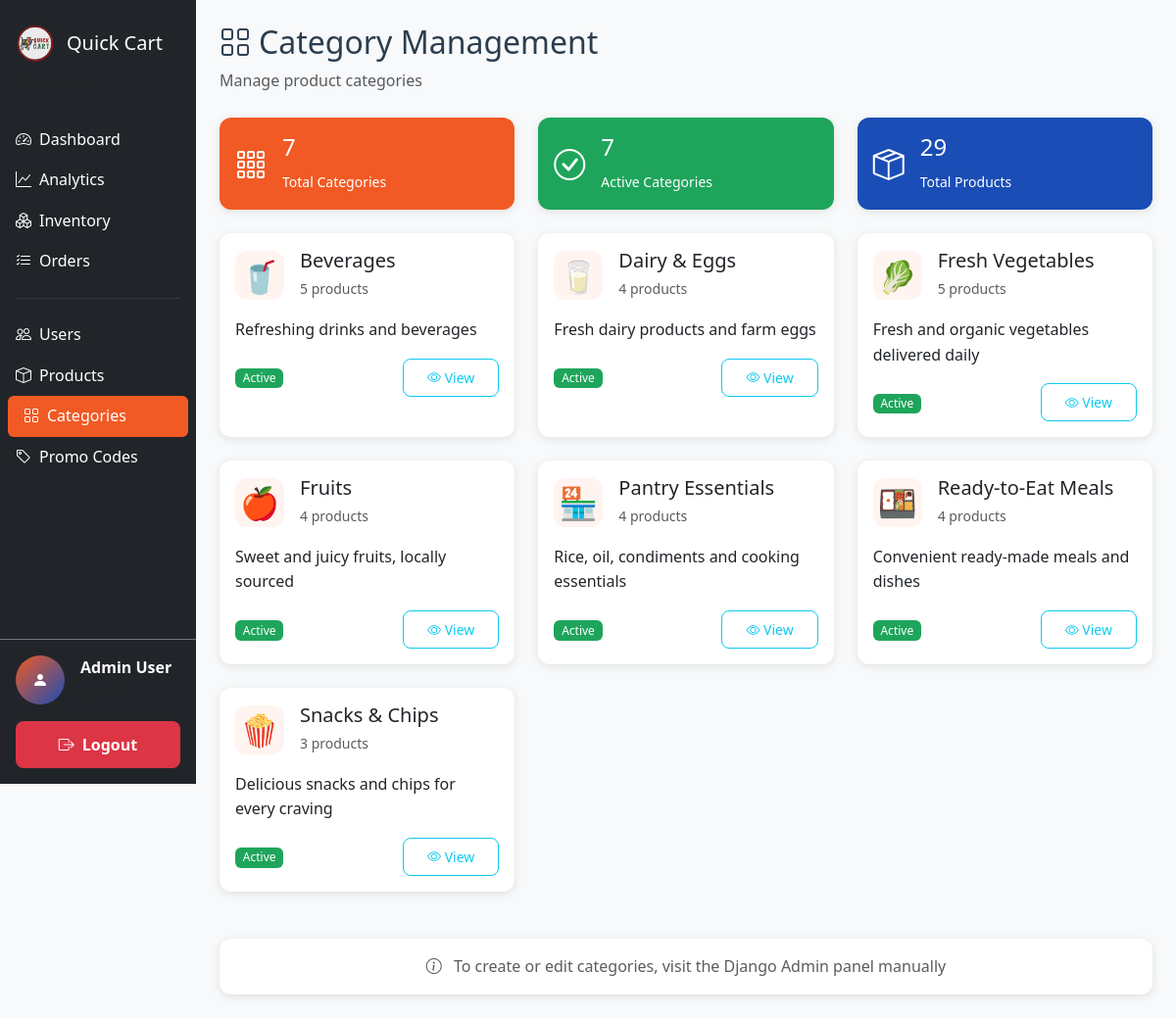
Screenshot of /dashboard/categories/ (signed in) with the database file from the repository.
### accounts/models.py (models this page shows, shortened)
class User(AbstractUser):
    ROLE_CHOICES = [
        ('customer', 'Customer'),
        ('staff', 'Staff'),
        ('rider', 'Rider'),
        ('admin', 'Admin'),
    ]
    role = models.CharField(max_length=20, choices=ROLE_CHOICES, default='customer')
    phone_number = models.CharField(max_length=15, blank=True)
    address = models.TextField(blank=True)
    is_first_time_customer = models.BooleanField(default=True)
    suki_points = models.IntegerField(default=0)
    total_orders = models.IntegerField(default=0)
    created_at = models.DateTimeField(auto_now_add=True)
    updated_at = models.DateTimeField(auto_now=True)

### store/models.py (models this page shows, shortened)
class Category(models.Model):
    name = models.CharField(max_length=100, unique=True)
    slug = models.SlugField(max_length=100, unique=True)
    description = models.TextField(blank=True)
    image = models.ImageField(upload_to='categories/', blank=True, null=True)
    is_active = models.BooleanField(default=True)
    created_at = models.DateTimeField(auto_now_add=True)
    class Meta:
        verbose_name_plural = 'Categories'
        ordering = ['name']

### dashboard/views.py (the view)
# urls.py: path('categories/', views.category_management, name='category_management'),
@login_required
def category_management(request):
    if request.user.role != 'admin':
        messages.error(request, 'Access denied.')
        return redirect('dashboard:home')
    categories = Category.objects.annotate(
        product_count=Count('products')
    ).order_by('name')
    total_products = Product.objects.count()
    context = {
        'categories': categories,
        'total_products': total_products,
    }
    return render(request, 'dashboard/category_management.html', context)

### cart/context_processors.py (called while the page is built)
def cart_context(request):
    try:
        cart = get_or_create_cart(request)
        return {
            'cart': cart,
            'cart_total_items': cart.get_total_items(),
            'cart_total_price': cart.get_total_price(),
        }
    except:
        return {
            'cart': None,
            'cart_total_items': 0,
            'cart_total_price': 0,
        }

### cart/models.py (called while the page is built)
    def get_total_price(self):
        return sum(item.get_total_price() for item in self.items.all())

    def get_total_items(self):
        return sum(item.quantity for item in self.items.all())

### store/context_processors.py (called while the page is built)
def categories_context(request):
    return {
        'categories': Category.objects.filter(is_active=True).order_by('name')
    }

### templates/dashboard/category_management.html (shortened to what this page needs)
{% extends 'dashboard/admin_base.html' %}
{% block admin_content %}
<div class="mb-4">
    <h2><i class="bi bi-grid me-2"></i>Category Management</h2>
    <p class="text-muted">Manage product categories</p>
</div>
<div class="row mb-4">
    <div class="col-md-4">
        <div class="card bg-primary text-white">
            <div class="card-body">
                <div class="d-flex align-items-center">
                    <i class="bi bi-grid-3x3-gap me-3" style="font-size: 2rem;"></i>
                    <div>
                        <h4>{{ categories|length }}</h4>
                        <small>Total Categories</small>
                    </div>
                </div>
            </div>
        </div>
    </div>
    <div class="col-md-4">
        <div class="card bg-success text-white">
            <div class="card-body">
                <div class="d-flex align-items-center">
                    <i class="bi bi-check-circle me-3" style="font-size: 2rem;"></i>
                    <div>
                        <h4>{{ categories|length }}</h4>
                        <small>Active Categories</small>
                    </div>
                </div>
            </div>
        </div>
    </div>
    <div class="col-md-4">
        <div class="card bg-info text-white">
            <div class="card-body">
                <div class="d-flex align-items-center">
                    <i class="bi bi-box-seam me-3" style="font-size: 2rem;"></i>
                    <div>
                        <h4>{{ total_products }}</h4>
                        <small>Total Products</small>
                    </div>
                </div>
            </div>
        </div>
    </div>
</div>
<div class="row">
    {% for category in categories %}
    <div class="col-lg-4 col-md-6 mb-4">
        <div class="card h-100">
            <div class="card-body">
                <div class="d-flex align-items-center mb-3">
                    <div class="category-icon me-3">
                        {% if 'vegetable' in category.name|lower %}🥬
                        {% elif 'fruit' in category.name|lower %}🍎
                        {% elif 'snack' in category.name|lower %}🍿
                        {% elif 'beverage' in category.name|lower %}🥤
                        {% elif 'meal' in category.name|lower %}🍱
                        {% elif 'dairy' in category.name|lower %}🥛
                        {% elif 'pantry' in category.name|lower %}🏪
                        {% else %}📦{% endif %}
                    </div>
                    <div>
                        <h5 class="card-title mb-1">{{ category.name }}</h5>
                        <small class="text-muted">{{ category.products.count }} products</small>
                    </div>
                </div>
                <p class="card-text">{{ category.description|truncatechars:100 }}</p>
                <div class="d-flex justify-content-between align-items-center">
                    <div>
                        {% if category.is_active %}
                        <span class="badge bg-success">Active</span>
                        {% else %}
                        <span class="badge bg-secondary">Inactive</span>
                        {% endif %}
                    </div>
                    <button class="btn btn-sm btn-outline-info"
                            data-bs-toggle="modal"
                            data-bs-target="#categoryModal{{ category.id }}">
                        <i class="bi bi-eye"></i> View
                    </button>
                </div>
            </div>
        </div>
    </div>
    {% endfor %}
</div>
<div class="card mt-4">
    <div class="card-body text-center">
        <i class="bi bi-info-circle text-muted me-2"></i>
        <span class="text-muted">To create or edit categories, visit the Django Admin panel manually</span>
    </div>
</div>
{% endblock %}

### templates/dashboard/admin_base.html (shortened to what this page needs)
{% load static %}
<!DOCTYPE html>
<html lang="en">
<head>
    <link href="https://cdn.jsdelivr.net/npm/bootstrap@5.3.0/dist/css/bootstrap.min.css" rel="stylesheet">
    <link href="https://cdn.jsdelivr.net/npm/bootstrap-icons@1.10.0/font/bootstrap-icons.css" rel="stylesheet">
    <link href="{% static 'css/style.css' %}" rel="stylesheet">
</head>
<body class="bg-light">
    <div class="container-fluid p-0">
        <div class="admin-sidebar d-none d-md-block bg-dark text-white" style="width: 16.666667%; z-index: 1000;">
            <div class="d-flex flex-column h-100">
                    <div class="px-3 py-4">
                        <div class="d-flex align-items-center mb-2">
                            <img src="{% static 'img/logo.png' %}" alt="Quick Cart Logo" style="height: 40px; width: auto; margin-right: 0.75rem;">
                            <div>
                                <h5 class="mb-0">Quick Cart</h5>
                            </div>
                        </div>
                        <small class="text-muted">{{ user.get_full_name|default:user.username }}</small>
                    </div>
                    <nav class="nav flex-column flex-grow-1">
                        <a class="nav-link text-white {% if request.resolver_match.url_name == 'dashboard_home' %}active bg-primary{% endif %}"
                           href="{% url 'dashboard:home' %}">
                            <i class="bi bi-speedometer2 me-2"></i>Dashboard
                        </a>
                        <a class="nav-link text-white {% if request.resolver_match.url_name == 'analytics' %}active bg-primary{% endif %}"
                           href="{% url 'dashboard:analytics' %}">
                            <i class="bi bi-graph-up me-2"></i>Analytics
                        </a>
                        <a class="nav-link text-white {% if request.resolver_match.url_name == 'inventory' %}active bg-primary{% endif %}"
                           href="{% url 'dashboard:inventory' %}">
                            <i class="bi bi-boxes me-2"></i>Inventory
                        </a>
                        <a class="nav-link text-white {% if request.resolver_match.url_name == 'admin_orders' %}active bg-primary{% endif %}"
                           href="{% url 'dashboard:admin_orders' %}">
                            <i class="bi bi-list-check me-2"></i>Orders
                        </a>
                        <hr class="text-secondary mx-3">
                        <a class="nav-link text-white {% if request.resolver_match.url_name == 'user_management' %}active bg-primary{% endif %}"
                           href="{% url 'dashboard:user_management' %}">
                            <i class="bi bi-people me-2"></i>Users
                        </a>
                        <a class="nav-link text-white {% if request.resolver_match.url_name == 'product_management' %}active bg-primary{% endif %}"
                           href="{% url 'dashboard:product_management' %}">
                            <i class="bi bi-box me-2"></i>Products
                        </a>
                        <a class="nav-link text-white {% if request.resolver_match.url_name == 'category_management' %}active bg-primary{% endif %}"
                           href="{% url 'dashboard:category_management' %}">
                            <i class="bi bi-grid me-2"></i>Categories
                        </a>
                        <a class="nav-link text-white {% if request.resolver_match.url_name == 'promo_management' %}active bg-primary{% endif %}"
                           href="{% url 'dashboard:promo_management' %}">
                            <i class="bi bi-tag me-2"></i>Promo Codes
                        </a>
                    </nav>
                    <div class="mt-auto border-top border-secondary p-3">
                        <div class="d-flex align-items-center mb-3">
                            <div class="user-avatar rounded-circle d-flex align-items-center justify-content-center me-3" style="width: 50px; height: 50px; background: linear-gradient(135deg, var(--qc-orange) 0%, var(--qc-blue) 100%);">
                                <i class="bi bi-person-fill text-white"></i>
                            </div>
                            <div>
                                <div class="fw-semibold text-white">{{ user.get_full_name|default:user.username }}</div>
                                <small class="text-muted">{{ user.role|title }}</small>
                            </div>
                        </div>
                        <form method="post" action="{% url 'accounts:logout' %}" class="w-100">
                            <button type="submit" class="btn btn-danger w-100" style="background: #dc3545; border: none; font-weight: 600; padding: 0.75rem;">
                                <i class="bi bi-box-arrow-right me-2"></i>Logout
                            </button>
                        </form>
                    </div>
            </div>
        </div>
        <div class="admin-content" style="margin-left: 16.666667%;">
            <div class="p-4">
                {% block admin_content %}
                {% endblock %}
            </div>
        </div>
    </div>
</body>
</html>

### static/css/style.css (style rules this page uses)
:root { --qc-orange: #F15A24; --qc-green: #1EA55B; --qc-blue: #1A4DB6; --qc-light-orange: #FFF4F0; --qc-light-green: #F0F9F4; --qc-light-blue: #F0F4FF; --qc-dark: #2C3E50; --qc-gray: #6C757D; }
.bg-primary { background-color: var(--qc-orange) !important; }
.bg-success { background-color: var(--qc-green) !important; }
.bg-info { background-color: var(--qc-blue) !important; }
body { font-family: 'Segoe UI', Tahoma, Geneva, Verdana, sans-serif; line-height: 1.6; color: var(--qc-dark); }
.card { border: none; border-radius: 12px; box-shadow: 0 2px 10px rgba(0,0,0,0.1); transition: transform 0.2s ease, box-shadow 0.2s ease; }
.btn { border-radius: 8px; font-weight: 500; padding: 0.5rem 1.5rem; transition: all 0.2s ease; }
.badge { border-radius: 6px; font-weight: 500; }

### templates/dashboard/admin_base.html (style rules this page uses)
.nav-link.active { border-radius: 0.375rem; margin: 0 0.5rem; }
.admin-sidebar { position: fixed; top: 0; left: 0; height: 100vh; overflow-y: auto; }
@media (min-width: 768px) { .admin-content { margin-left: 25%; } }
@media (min-width: 992px) { .admin-content { margin-left: 16.666667%; } }
.user-avatar { width: 40px; height: 40px; background: linear-gradient(135deg, var(--qc-orange) 0%, var(--qc-blue) 100%); }

### templates/dashboard/category_management.html (style rules this page uses)
.category-icon { font-size: 2rem; width: 50px; height: 50px; display: flex; align-items: center; justify-content: center; background-color: var(--qc-light-orange); border-radius: 12px; }

### rows the page displays
User: get_full_name "Admin User"
Category: name "Beverages", products.count "5", description "Refreshing drinks and beverages", is_active "Active"
Category: name "Dairy & Eggs", products.count "4", description "Fresh dairy products and farm eggs", is_active "Active"
Category: name "Fresh Vegetables", products.count "5", description "Fresh and organic vegetables delivered daily", is_active "Active"
Category: name "Fruits", products.count "4", description "Sweet and juicy fruits, locally sourced", is_active "Active"
Category: name "Pantry Essentials", products.count "4", description "Rice, oil, condiments and cooking essentials", is_active "Active"
Category: name "Ready-to-Eat Meals", products.count "4", description "Convenient ready-made meals and dishes", is_active "Active"
Category: name "Snacks & Chips", products.count "3", description "Delicious snacks and chips for every craving", is_active "Active"

### other values shown
{{ categories|length }} "7"
{{ total_products }} "29"
